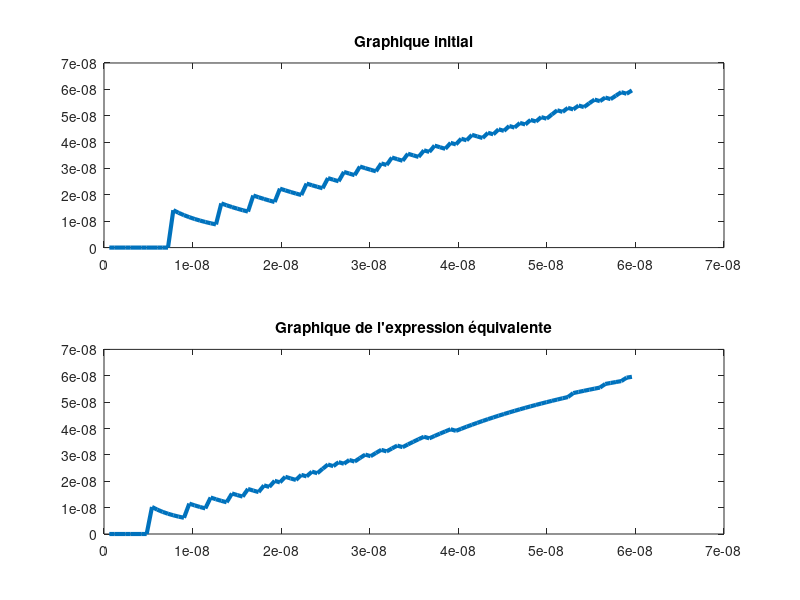

Write the MATLAB code that produced this figure.
%Antoine Innocent BA2 Informatique

%Question2
figure
n=100;
dmax=2^-24;
d=(0:n-1)/(n-1)*dmax;
x=(1-exp(-d.^2))./d;
subplot(2,1,1)
plot(d,x,'LineWidth',3)
title('Graphique initial')


x=(1-exp(-2.*d.^2))./((1+exp(-d.^2)).*d);
subplot(2,1,2)
plot(d,x,'LineWidth',3);
title('Graphique de l''expression équivalente')



%QUESTION1
%n=100;
%dmax=10^(-3);
%d=(0:n-1)/(n-1)*dmax;
%x=(1-exp(-d.^2))./d;
%plot(d,x,'LineWidth',3);
%title('Graphique de la fonction F(d) sur l''intervalle [0,0.001]')


%QUESTION3
%n=100;
%dmax=2^-24;
%d=(0:n-1)/(n-1)*dmax;

%res=d;
%for j=0:9; 
  
%    res=res.*(1+exp(-2**j*d.**2));
  
%end;



%x=(1-exp(-2**10*d.**2))./res;
%plot(d,x,'LineWidth',3)
%title('Graphique de la version itérative')
